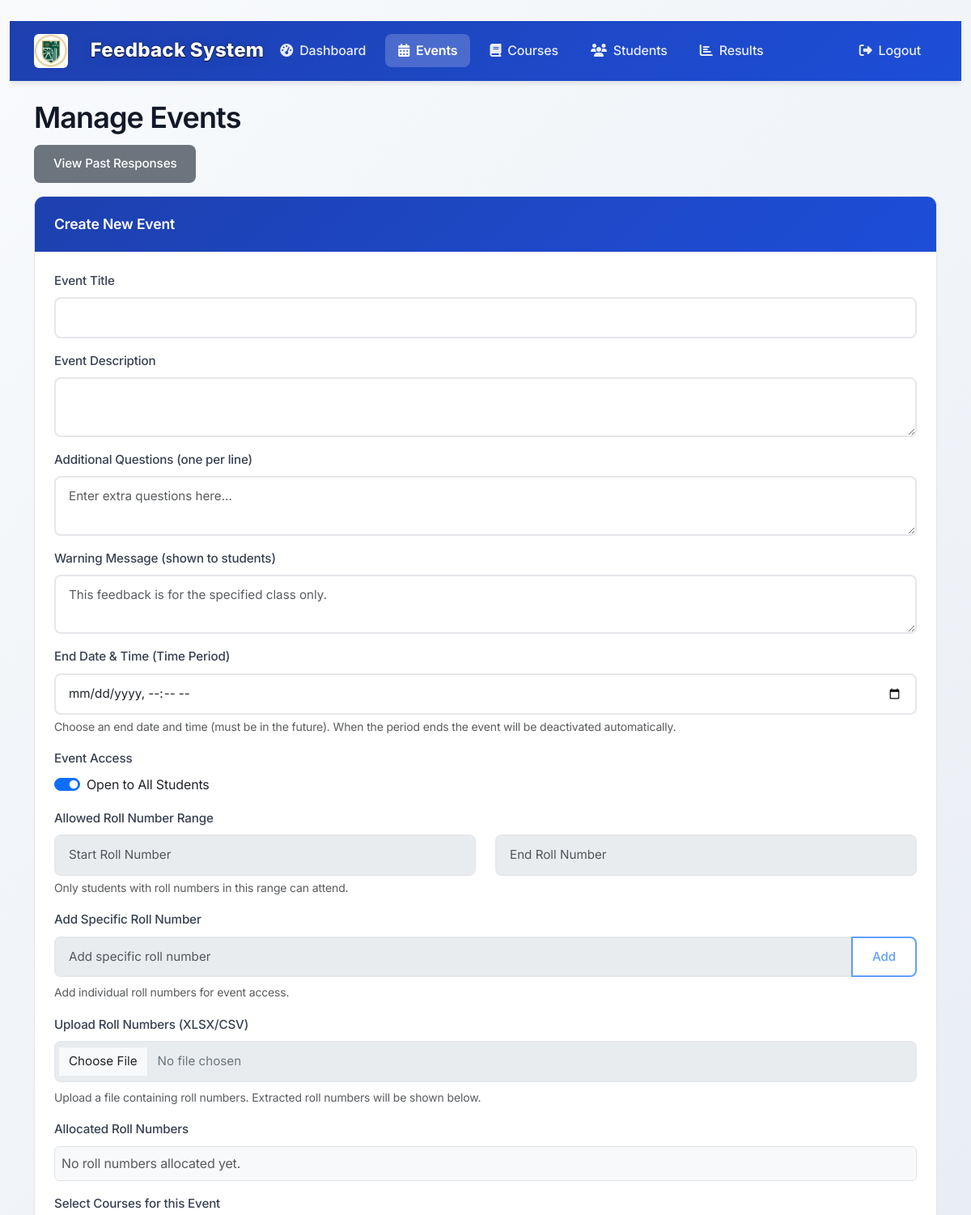
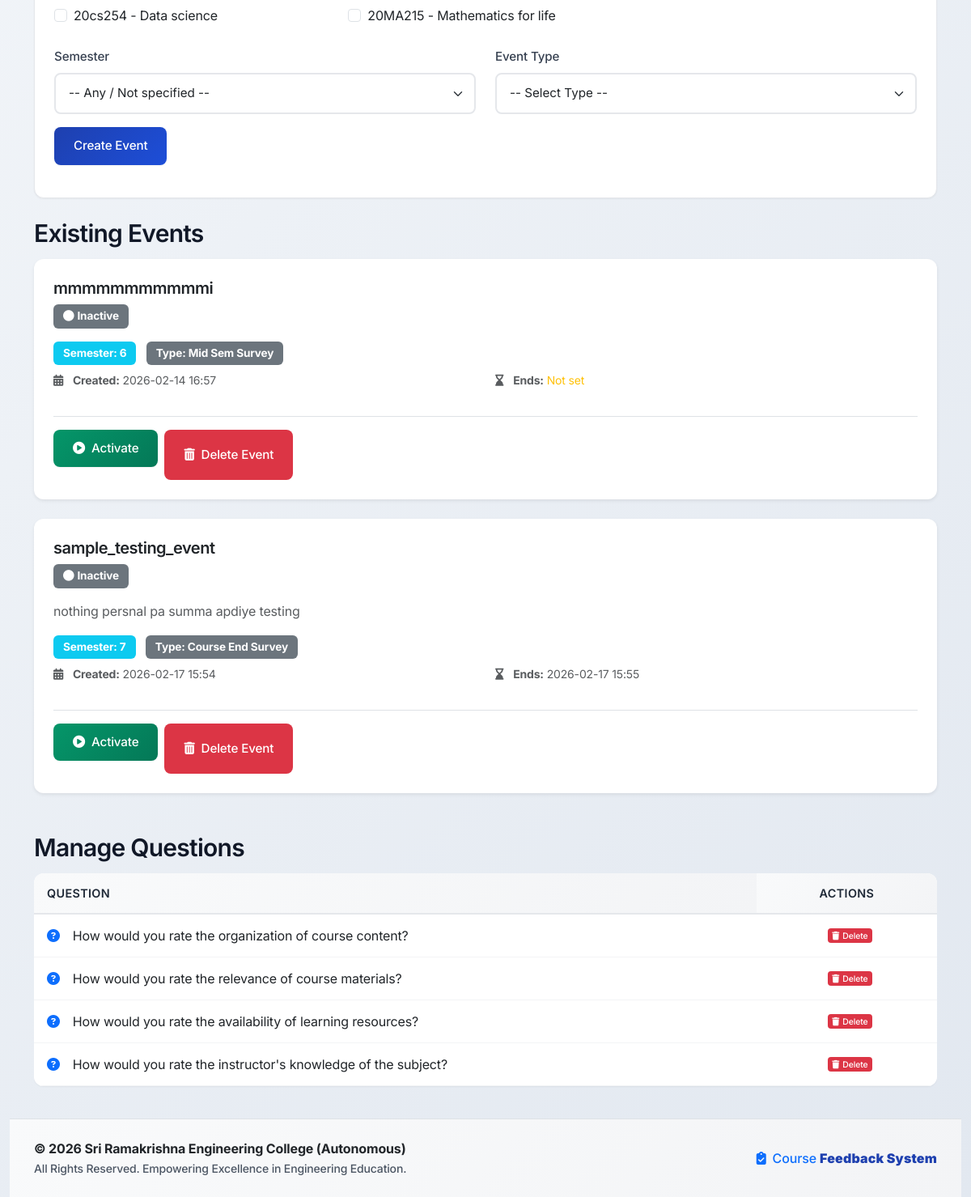
Screenshot of /admin/events (signed in) with the database file from the repository (2 pictures, top to bottom).
### admin/src/common/models.py (models this page shows, shortened)
class Course(db.Model):
    id = db.Column(db.Integer, primary_key=True)
    code = db.Column(db.String(20), unique=True, nullable=False)
    name = db.Column(db.String(100), nullable=False)
    staffs = db.relationship('Staff', backref='course', lazy=True)
    feedback_responses = db.relationship('FeedbackResponse', backref='course', lazy=True)

class Event(db.Model):
    id = db.Column(db.Integer, primary_key=True)
    title = db.Column(db.String(100), nullable=False)
    description = db.Column(db.Text)
    warning_message = db.Column(db.Text, default='This feedback is for the specified class only.')
    is_active = db.Column(db.Boolean, default=False)
    end_time = db.Column(db.DateTime, nullable=True)
    created_at = db.Column(db.DateTime, default=datetime.utcnow)
    is_deleted = db.Column(db.Boolean, default=False)
    is_open_to_all = db.Column(db.Boolean, default=True)
    start_roll_number = db.Column(db.String(20), nullable=True)
    end_roll_number = db.Column(db.String(20), nullable=True)
    semester = db.Column(db.Integer, nullable=True)
    event_type = db.Column(db.String(50), nullable=True)
    feedback_responses = db.relationship('FeedbackResponse', backref='event', lazy=True)
    courses = db.relationship('Course', secondary=EventCourse, backref='events')

class Question(db.Model):
    id = db.Column(db.Integer, primary_key=True)
    text = db.Column(db.Text, nullable=False)
    responses = db.relationship('QuestionResponse', backref='question', lazy=True)
    is_archived = db.Column(db.Boolean, default=False)

### admin/src/admin/routes.py (the view, shortened to what this page needs)
@admin_bp.route('/events', methods=['GET', 'POST'])
@login_required
def manage_events():
    if not current_user.is_admin:
        flash('Access denied. You must be an admin.', 'danger')
        return redirect(url_for('admin.login'))
    try:
        db.session.execute(text("SELECT end_time FROM event LIMIT 1"))
    except Exception:
        try:
            db.session.execute(text("ALTER TABLE event ADD COLUMN end_time DATETIME"))
            db.session.commit()
        except Exception:
            db.session.rollback()
    try:
        now = datetime.utcnow()
        expired = Event.query.filter(Event.end_time != None, Event.end_time <= now, Event.is_active == True).all()
        for ev in expired:
            ev.is_active = False
        if expired:
            db.session.commit()
    except Exception:
        db.session.rollback()
    events = safe_filter(Event.query).all()
    try:
        local_tz = datetime.now().astimezone().tzinfo
        for ev in events:
            if ev.created_at:
                try:
                    created_utc = ev.created_at.replace(tzinfo=timezone.utc)
                    ev.display_created = created_utc.astimezone(local_tz).strftime('%Y-%m-%d %H:%M')
                except Exception:
                    ev.display_created = ev.created_at.strftime('%Y-%m-%d %H:%M')
            else:
                ev.display_created = 'N/A'
            if getattr(ev, 'end_time', None):
                try:
                    end_utc = ev.end_time.replace(tzinfo=timezone.utc)
                    ev.display_end = end_utc.astimezone(local_tz).strftime('%Y-%m-%d %H:%M')
                except Exception:
                    ev.display_end = ev.end_time.strftime('%Y-%m-%d %H:%M')
            else:
                ev.display_end = None
    except Exception:
        for ev in events:
            ev.display_created = ev.created_at.strftime('%Y-%m-%d %H:%M') if ev.created_at else 'N/A'
            ev.display_end = ev.end_time.strftime('%Y-%m-%d %H:%M') if getattr(ev, 'end_time', None) else None
    courses = Course.query.all()
    questions = Question.query.filter_by(is_archived=False).all()
    return render_template('domains/admin/manage_events.html', events=events, questions=questions, courses=courses)

### admin/templates/domains/admin/manage_events.html (shortened to what this page needs)
﻿{% extends "base.html" %}
{% block styles %}
<link rel="stylesheet" href="{{ url_for('static', filename='domains/admin/css/admin.css') }}">
{% endblock %}
{% block navbar %}
<nav class="navbar navbar-expand-lg navbar-dark admin-navbar">
  <div class="container">
  <a class="navbar-brand d-flex align-items-center" href="#"><img src="{{ url_for('static', filename='images/logo.png') }}" alt="SREC Logo" style="height:42px; margin-right:12px; border-radius: 6px;"><span class="navbar-title-visible">Feedback System</span></a>
    <div class="collapse navbar-collapse" id="navbarNav">
      <ul class="navbar-nav">
        <li class="nav-item">
          <a class="nav-link" href="{{ url_for('admin.dashboard') }}">
            <i class="fas fa-tachometer-alt me-2"></i>Dashboard
          </a>
        </li>
        <li class="nav-item">
          <a class="nav-link active" href="{{ url_for('admin.manage_events') }}">
            <i class="fas fa-calendar-alt me-2"></i>Events
          </a>
        </li>
        <li class="nav-item">
          <a class="nav-link" href="{{ url_for('admin.manage_courses') }}">
            <i class="fas fa-book me-2"></i>Courses
          </a>
        </li>
        <li class="nav-item">
          <a class="nav-link" href="{{ url_for('admin.manage_students') }}">
            <i class="fas fa-users me-2"></i>Students
          </a>
        </li>
        <li class="nav-item">
          <a class="nav-link" href="{{ url_for('admin.results') }}">
            <i class="fas fa-chart-bar me-2"></i>Results
          </a>
        </li>
      </ul>
      <ul class="navbar-nav ms-auto">
        <li class="nav-item">
          <a class="nav-link" href="{{ url_for('admin.logout') }}">
            <i class="fas fa-sign-out-alt me-2"></i>Logout
          </a>
        </li>
      </ul>
    </div>
  </div>
</nav>
{% endblock %}
{% block content %}
<div class="container my-4 fade-in-up">
  <h1>Manage Events</h1>
  <div class="mb-3">
    <a href="{{ url_for('admin.past_responses') }}" class="btn btn-secondary">View Past Responses</a>
  </div>
  <div class="card mb-4">
    <div class="card-header bg-primary text-white">
      Create New Event
    </div>
    <div class="card-body">
      <form action="{{ url_for('admin.manage_events') }}" method="post">
        <div class="mb-3">
          <label for="title" class="form-label">Event Title</label>
          <input type="text" name="title" id="title" class="form-control" required>
        </div>
        <div class="mb-3">
          <label for="description" class="form-label">Event Description</label>
          <textarea name="description" id="description" class="form-control"></textarea>
        </div>
        <div class="mb-3">
          <label for="additional_questions" class="form-label">Additional Questions (one per line)</label>
          <textarea name="additional_questions" id="additional_questions" class="form-control" placeholder="Enter extra questions here..."></textarea>
        </div>
        <div class="mb-3">
          <label for="warning_message" class="form-label">Warning Message (shown to students)</label>
          <textarea name="warning_message" id="warning_message" class="form-control" placeholder="This feedback is for the specified class only."></textarea>
        </div>
        <div class="mb-3">
          <label for="end_time" class="form-label">End Date & Time (Time Period)</label>
          <input type="datetime-local" name="end_time" id="end_time" class="form-control">
          <div class="form-text">Choose an end date and time (must be in the future). When the period ends the event will be deactivated automatically.</div>
        </div>
        <div class="mb-3">
          <label class="form-label">Event Access</label>
          <div class="form-check form-switch">
            <input class="form-check-input" type="checkbox" id="is_open_to_all" name="is_open_to_all" checked>
            <label class="form-check-label" for="is_open_to_all">Open to All Students</label>
          </div>
        </div>
        <div id="roll-range-fields" class="mb-3">
          <label class="form-label">Allowed Roll Number Range</label>
          <div class="row">
            <div class="col">
              <input type="text" class="form-control" name="start_roll_number" id="start_roll_number" placeholder="Start Roll Number">
            </div>
            <div class="col">
              <input type="text" class="form-control" name="end_roll_number" id="end_roll_number" placeholder="End Roll Number">
            </div>
          </div>
          <div class="form-text">Only students with roll numbers in this range can attend.</div>
        </div>
        <div id="specific-roll-section" class="mb-3">
          <label class="form-label">Add Specific Roll Number</label>
          <div class="input-group mb-2">
            <input type="text" class="form-control" id="specific_roll_input" placeholder="Add specific roll number">
            <button type="button" class="btn btn-outline-primary" id="add_specific_roll_btn">Add</button>
          </div>
          <div class="form-text">Add individual roll numbers for event access.</div>
        </div>
        <div class="mb-3">
          <label class="form-label">Upload Roll Numbers (XLSX/CSV)</label>
          <input type="file" class="form-control" id="roll_file_input" accept=".xlsx,.xls,.csv">
          <div class="form-text">Upload a file containing roll numbers. Extracted roll numbers will be shown below.</div>
        </div>
        <div class="mb-3">
          <label class="form-label">Allocated Roll Numbers</label>
          <div id="allocated_roll_numbers" class="border rounded p-2 bg-light" style="min-height:40px;"></div>
        </div>
        <div class="mb-3">
          <label class="form-label">Select Courses for this Event</label>
          <div class="row">
            {% for course in courses %}
            <div class="col-md-4 col-sm-6 mb-2">
              <div class="form-check">
                <input class="form-check-input" type="checkbox" name="course_ids" id="course_{{ course.id }}" value="{{ course.id }}">
                <label class="form-check-label" for="course_{{ course.id }}">
                  {{ course.code }} - {{ course.name }}
                </label>
              </div>
            </div>
            {% endfor %}
          </div>
        </div>
        <div class="row mb-3">
          <div class="col-md-6">
            <label for="semester" class="form-label">Semester</label>
            <select name="semester" id="semester" class="form-select">
              <option value="" selected>-- Any / Not specified --</option>
            </select>
          </div>
          <div class="col-md-6">
            <label for="event_type" class="form-label">Event Type</label>
            <select name="event_type" id="event_type" class="form-select">
              <option value="" selected>-- Select Type --</option>
            </select>
          </div>
        </div>
        <button type="submit" class="btn btn-primary">Create Event</button>
      </form>
    </div>
  </div>
  <h2>Existing Events</h2>
  {% if events %}
    {% for event in events %}
      <div class="card mb-4 shadow-sm">
        <div class="card-body">
          <div class="d-flex justify-content-between align-items-start mb-3">
            <div>
              <h5 class="card-title mb-2">{{ event.title }}</h5>
              {% if event.is_active %}
                <span class="badge bg-success"><i class="fas fa-check-circle me-1"></i>Active</span>
              {% else %}
                <span class="badge bg-secondary"><i class="fas fa-circle me-1"></i>Inactive</span>
              {% endif %}
            </div>
          </div>
          <p class="card-text text-muted mb-3">{{ event.description }}</p>
          <div class="mb-2">
            {% if event.semester %}
              <span class="badge bg-info me-2">Semester: {{ event.semester }}</span>
            {% endif %}
            {% if event.event_type %}
              <span class="badge bg-secondary">Type:
                {% if event.event_type == 'mid_sem' %}Mid Sem Survey{% elif event.event_type == 'course_end' %}Course End Survey{% else %}{{ event.event_type }}{% endif %}
              </span>
            {% endif %}
          </div>
          <div class="row mb-4">
            <div class="col-md-6">
              <small class="text-muted d-block mb-2">
                <i class="fas fa-calendar-alt me-2"></i>
                <strong>Created:</strong> {{ event.display_created }}
              </small>
            </div>
            <div class="col-md-6">
              <small class="text-muted d-block mb-2">
                <i class="fas fa-hourglass-end me-2"></i>
                <strong>Ends:</strong>
                {% if event.display_end %}
                  {{ event.display_end }}
                {% else %}
                  <span class="text-warning">Not set</span>
                {% endif %}
              </small>
            </div>
          </div>
          <div class="d-flex gap-2 flex-wrap pt-3 border-top">
            <form action="{{ url_for('admin.manage_events') }}" method="post" style="display:inline;">
              {% if event.is_active %}
                <input type="hidden" name="is_active" value="false">
                <button type="submit" class="btn btn-warning">
                  <i class="fas fa-pause-circle me-2"></i>Deactivate
                </button>
              {% else %}
                <button type="submit" class="btn btn-success">
                  <i class="fas fa-play-circle me-2"></i>Activate
                </button>
              {% endif %}
            </form>
            <button type="button"
                    class="btn btn-danger delete-event-btn"
                    data-event-id="{{ event.id }}"
                    data-event-title="{{ event.title }}"
                    data-bs-toggle="modal"
                    data-bs-target="#deleteEventModal">
              <i class="fas fa-trash-alt me-2"></i>Delete Event
            </button>
          </div>
        </div>
      </div>
    {% endfor %}
  {% else %}
    <div class="alert alert-info">No events found</div>
  {% endif %}
  <h2 class="mt-5">Manage Questions</h2>
  {% if questions %}
    <div class="table-responsive">
      <table class="table table-hover align-middle">
        <thead class="table-dark">
          <tr>
            <th style="width: 80%;">Question</th>
            <th style="width: 20%;" class="text-center">Actions</th>
          </tr>
        </thead>
        <tbody>
          {% for question in questions %}
            <tr>
              <td>
                <div class="d-flex align-items-center">
                  <i class="fas fa-question-circle text-primary me-3"></i>
                  <span>{{ question.text }}</span>
                </div>
              </td>
              <td class="text-center">
                <button type="button"
                        class="btn btn-danger btn-sm delete-question-btn"
                        data-question-id="{{ question.id }}"
                        data-question-text="{{ question.text }}"
                        data-bs-toggle="modal"
                        data-bs-target="#deleteQuestionModal">
                  <i class="fas fa-trash me-1"></i>Delete
                </button>
              </td>
            </tr>
          {% endfor %}
        </tbody>
      </table>
    </div>
  {% else %}
    <div class="alert alert-info">
      <i class="fas fa-info-circle me-2"></i>No questions found
    </div>
  {% endif %}
</div>
{% endblock %}

### rows the page displays
Course: code "20cs254", name "Data science"
Course: code "20MA215", name "Mathematics for life"
Event: title "mmmmmmmmmmmi", is_active False (drawn), semester "6", shows "Type:", event_type "Mid Sem Survey", display_created "2026-02-14 16:57", shows "Not set"
Event: title "sample_testing_event", is_active False (drawn), description "nothing persnal pa summa apdiye testing", semester "7", shows "Type:", event_type "Course End Survey", display_created "2026-02-17 15:54", display_end "2026-02-17 15:55"
Question: text "How would you rate the organization of course content?"
Question: text "How would you rate the relevance of course materials?"
Question: text "How would you rate the availability of learning resources?"
Question: text "How would you rate the instructor's knowledge of the subject?"
